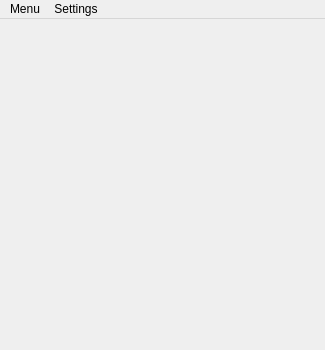
<?xml version="1.0" encoding="UTF-8"?>
<ui version="4.0">
 <class>TicTacToe</class>
 <widget class="QMainWindow" name="TicTacToe">
  <property name="windowModality">
   <enum>Qt::NonModal</enum>
  </property>
  <property name="geometry">
   <rect>
    <x>0</x>
    <y>0</y>
    <width>325</width>
    <height>350</height>
   </rect>
  </property>
  <property name="minimumSize">
   <size>
    <width>325</width>
    <height>350</height>
   </size>
  </property>
  <property name="maximumSize">
   <size>
    <width>325</width>
    <height>350</height>
   </size>
  </property>
  <property name="baseSize">
   <size>
    <width>0</width>
    <height>0</height>
   </size>
  </property>
  <property name="windowTitle">
   <string>TicTacToe</string>
  </property>
  <property name="windowIcon">
   <iconset resource="imageResourse.qrc">
    <normaloff>:/x.jpg</normaloff>:/x.jpg</iconset>
  </property>
  <property name="toolButtonStyle">
   <enum>Qt::ToolButtonTextOnly</enum>
  </property>
  <widget class="QWidget" name="centralWidget">
   <layout class="QGridLayout" name="gridLayout_2">
    <item row="0" column="0">
     <layout class="QGridLayout" name="gridLayout">
      <property name="spacing">
       <number>5</number>
      </property>
     </layout>
    </item>
   </layout>
  </widget>
  <widget class="QMenuBar" name="menuBar">
   <property name="geometry">
    <rect>
     <x>0</x>
     <y>0</y>
     <width>325</width>
     <height>21</height>
    </rect>
   </property>
   <widget class="QMenu" name="menuMenu">
    <property name="title">
     <string>Menu</string>
    </property>
    <addaction name="actionNew_game_2"/>
    <addaction name="actionExit_2"/>
   </widget>
   <widget class="QMenu" name="menuSettings">
    <property name="title">
     <string>Settings</string>
    </property>
    <addaction name="actionHuman_vs_Human"/>
    <addaction name="actionHuman_vs_Computer"/>
   </widget>
   <addaction name="menuMenu"/>
   <addaction name="menuSettings"/>
  </widget>
  <action name="actionNew_game">
   <property name="text">
    <string>New game</string>
   </property>
  </action>
  <action name="actionExit">
   <property name="text">
    <string>Exit</string>
   </property>
  </action>
  <action name="actionNew_game_2">
   <property name="text">
    <string>New game</string>
   </property>
  </action>
  <action name="actionExit_2">
   <property name="text">
    <string>Exit</string>
   </property>
  </action>
  <action name="actionHuman_vs_Human">
   <property name="checkable">
    <bool>true</bool>
   </property>
   <property name="checked">
    <bool>true</bool>
   </property>
   <property name="enabled">
    <bool>false</bool>
   </property>
   <property name="text">
    <string>Human vs. Human</string>
   </property>
  </action>
  <action name="actionHuman_vs_Computer">
   <property name="enabled">
    <bool>false</bool>
   </property>
   <property name="text">
    <string>Human vs. Computer</string>
   </property>
  </action>
 </widget>
 <layoutdefault spacing="6" margin="11"/>
 <resources>
  <include location="imageResourse.qrc"/>
 </resources>
 <connections/>
</ui>
